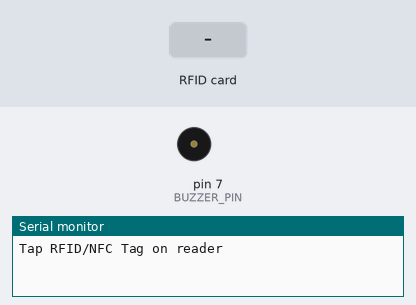
Bench run of a sketch on a simulated Arduino Uno, built with avr-gcc and run on an emulated ATmega328P. On the bench: buzzer (waves = sounding, pin HIGH), the last lines printed to the serial monitor. The test bench sets the inputs (shaded band). Pins used as bus, display or sensor lines are not drawn.

Above: at 1.2 s.
1.3 s: RFID card 5E 7A 19 C4 held to the reader
At 1.4 s:
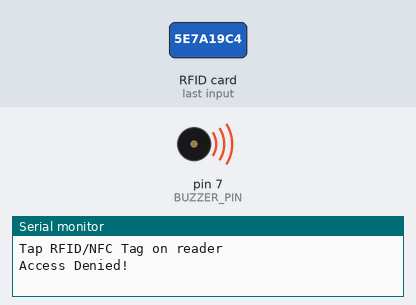
3.4 s: RFID card 53 D8 8C FD held to the reader
At 3.51 s:
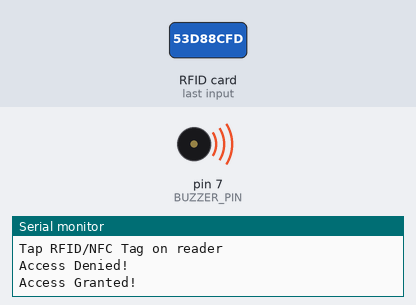
Timing chart, 0 to 6.4 s (numbered marks = the images above; inputs shaded):
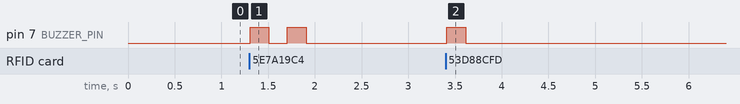

The sketch:

02_ReadCards.ino
```cpp
#include<SPI.h>
#include<MFRC522.h>

#define SS_PIN 10
#define RST_PIN 5
#define BUZZER_PIN 7

MFRC522 rfid(SS_PIN, RST_PIN);

const byte validCards[][4] = {
  {0x53, 0xD8, 0x8C, 0xFD},
  {0XD3, 0xA4, 0x47, 0xF5}
};
const int numValidCards = sizeof(validCards)/sizeof(validCards[0]);

void setup() {
  Serial.begin(9600);
  SPI.begin();
  rfid.PCD_Init();
  pinMode(BUZZER_PIN, OUTPUT);

  Serial.println("Tap RFID/NFC Tag on reader");
}

void loop() {
  if (rfid.PICC_IsNewCardPresent() && rfid.PICC_ReadCardSerial()) {
    if (isCardValid(rfid.uid.uidByte, rfid.uid.size)) {
      Serial.println("Access Granted!");
      beepBuzzer(1);
    } else {
      Serial.println("Access Denied!");
      beepBuzzer(2);
    }

    rfid.PICC_HaltA();
    rfid.PCD_StopCrypto1();
  }
}

bool isCardValid(byte *uid, byte size) {
  for (int i = 0; i < numValidCards; i++) {
    bool match = true;
    for (int j = 0; j < size; j++) {
      if(uid[j] != validCards[i][j]) {
        match = false;
        break;
      }
    }
    if(match) return true;
  }
  return false;
}

void beepBuzzer(int times) {
  for (int i = 0; i < times; i++) {
    digitalWrite(BUZZER_PIN, HIGH);
    delay(200);
    digitalWrite(BUZZER_PIN, LOW);
    delay(200);
  }
}
```

Measured:
- after the input at 1.3 s, pin 7 (BUZZER_PIN): alternates HIGH for 0.20 s and LOW for 0.20 s, 4 changes in all, then stays LOW, starting at once
- after the input at 3.4 s, pin 7 (BUZZER_PIN): LOW → HIGH at once, → LOW 0.20 s later
